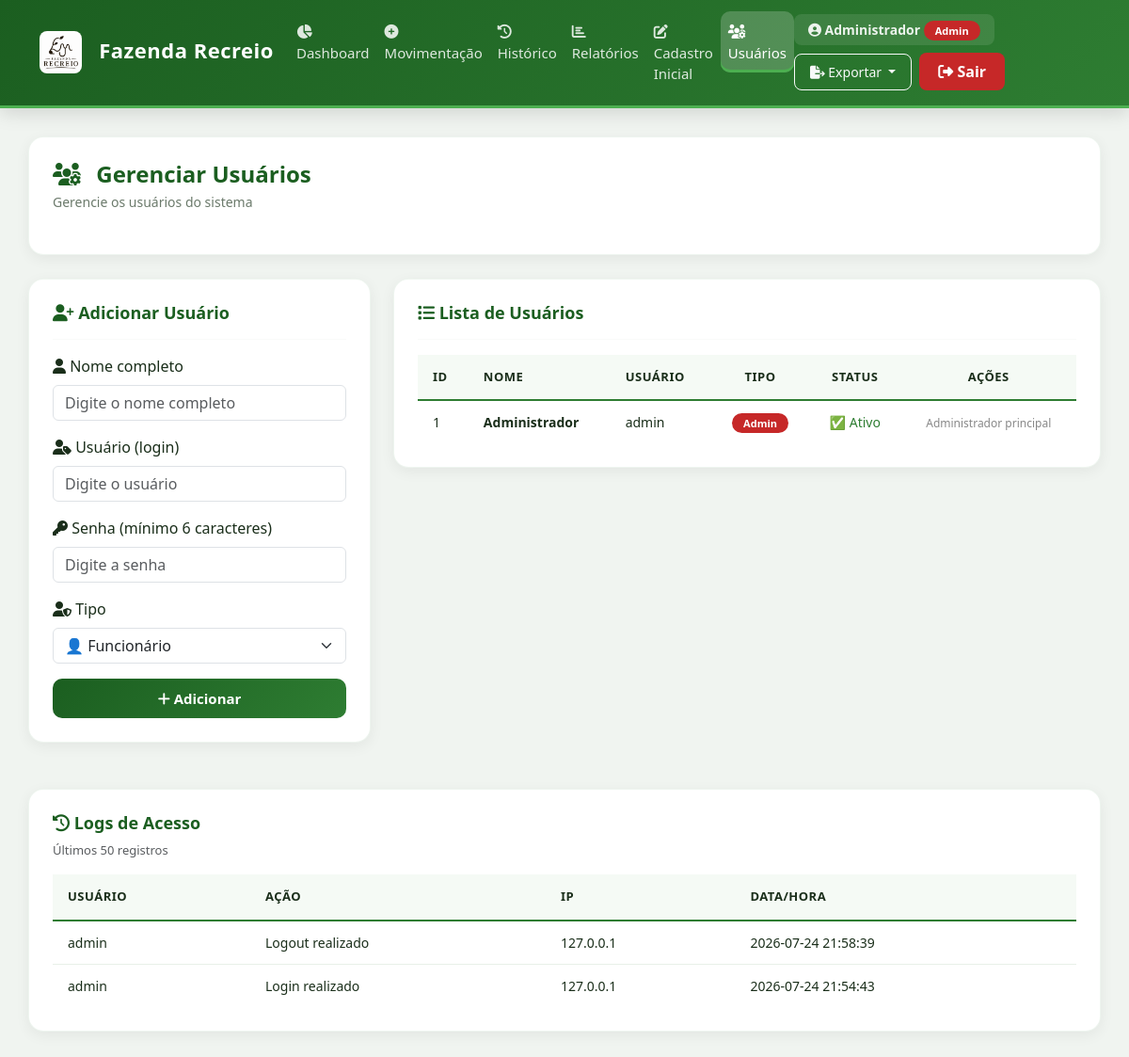
The page /admin/usuarios (signed in) on the database as committed earlier.
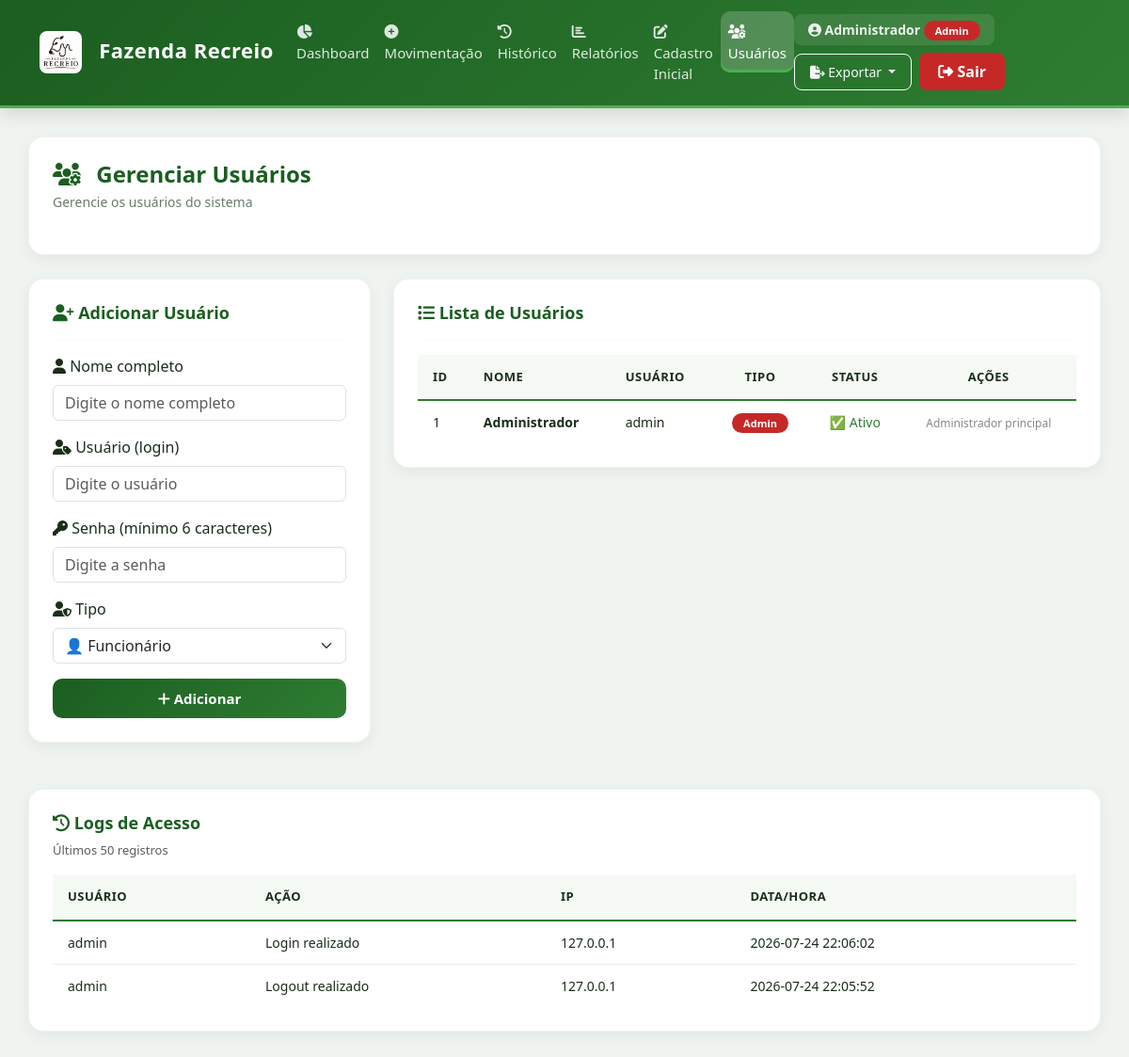
The same page on the database as committed later.
### tables this page shows
CREATE TABLE usuarios (
        id INTEGER PRIMARY KEY AUTOINCREMENT,
        nome TEXT NOT NULL,
        usuario TEXT UNIQUE NOT NULL,
        senha TEXT NOT NULL,
        tipo TEXT DEFAULT 'funcionario',
        ativo INTEGER DEFAULT 1,
        data_criacao TIMESTAMP DEFAULT CURRENT_TIMESTAMP
    );

CREATE TABLE logs_acesso (
        id INTEGER PRIMARY KEY AUTOINCREMENT,
        usuario TEXT,
        acao TEXT,
        ip TEXT,
        data TIMESTAMP DEFAULT CURRENT_TIMESTAMP
    );

### app.py (the view)
@app.route("/admin/usuarios")
@admin_required
def admin_usuarios():
    usuarios = get_all_usuarios()
    logs = get_logs_acesso(50)
    return render_template("admin_usuarios.html", usuarios=usuarios, logs=logs)

### templates/admin_usuarios.html (shortened to what this page needs)
{% extends "base.html" %}
{% block content %}
<div class="card-dashboard">
    <h2><i class="fas fa-users-cog" style="color: #1B5E20;"></i> Gerenciar Usuários</h2>
    <p class="subtitle">Gerencie os usuários do sistema</p>
</div>
<div class="row g-4">
    <div class="col-md-4">
        <div class="card-dashboard">
            <h4 style="color: #1B5E20; font-weight: 600; font-size: 18px;">
                <i class="fas fa-user-plus"></i> Adicionar Usuário
            </h4>
            <hr style="border-color: #e8f0e8;">
            <form method="POST" action="/admin/usuario/add">
                <div class="mb-3">
                    <label class="form-label"><i class="fas fa-user"></i> Nome completo</label>
                    <input type="text" name="nome" class="form-control" placeholder="Digite o nome completo" required>
                </div>
                <div class="mb-3">
                    <label class="form-label"><i class="fas fa-user-tag"></i> Usuário (login)</label>
                    <input type="text" name="usuario" class="form-control" placeholder="Digite o usuário" required>
                </div>
                <div class="mb-3">
                    <label class="form-label"><i class="fas fa-key"></i> Senha (mínimo 6 caracteres)</label>
                    <input type="password" name="senha" class="form-control" placeholder="Digite a senha" required minlength="6">
                </div>
                <div class="mb-3">
                    <label class="form-label"><i class="fas fa-user-shield"></i> Tipo</label>
                    <select name="tipo" class="form-select">
                        <option value="funcionario">👤 Funcionário</option>
                    </select>
                </div>
                <button type="submit" class="btn-primary-custom" style="width:100%;">
                    <i class="fas fa-plus"></i> Adicionar
                </button>
            </form>
        </div>
    </div>
    <div class="col-md-8">
        <div class="card-dashboard">
            <h4 style="color: #1B5E20; font-weight: 600; font-size: 18px;">
                <i class="fas fa-list"></i> Lista de Usuários
            </h4>
            <hr style="border-color: #e8f0e8;">
            <div class="table-container">
                <table class="table-modern">
                    <thead>
                        <tr>
                            <th>ID</th>
                            <th>Nome</th>
                            <th>Usuário</th>
                            <th style="text-align: center;">Tipo</th>
                            <th style="text-align: center;">Status</th>
                            <th style="text-align: center;">Ações</th>
                        </tr>
                    </thead>
                    <tbody>
                        {% for u in usuarios %}
                        <tr>
                            <td>{{ u[0] }}</td>
                            <td><strong>{{ u[1] }}</strong></td>
                            <td>{{ u[2] }}</td>
                            <td style="text-align: center;">
                                {% if u[3] == 'admin' %}
                                    <span class="badge-admin">Admin</span>
                                {% else %}
                                    <span class="badge-funcionario">Funcionário</span>
                                {% endif %}
                            </td>
                            <td style="text-align: center;">
                                {% if u[4] == 1 %}
                                    <span style="color: #2E7D32;">✅ Ativo</span>
                                {% else %}
                                    <span style="color: #C62828;">❌ Inativo</span>
                                {% endif %}
                            </td>
                            <td style="text-align: center;">
                                {% if u[3] != 'admin' %}
                                <div style="display: flex; gap: 5px; justify-content: center; flex-wrap: wrap;">
                                    <button type="button" class="btn-warning-custom" style="padding: 4px 12px; font-size: 12px;"
                                            data-bs-toggle="modal" data-bs-target="#modalSenha{{ u[0] }}">
                                        🔑 Senha
                                    </button>
                                    <a href="/admin/usuario/delete/{{ u[0] }}"
                                       class="btn-danger-custom" style="padding: 4px 12px; font-size: 12px; text-decoration: none;"
                                       onclick="return confirm('Tem certeza que deseja remover este usuário?')">
                                        🗑️ Remover
                                    </a>
                                </div>
                                <div class="modal fade" id="modalSenha{{ u[0] }}" tabindex="-1">
                                    <div class="modal-dialog">
                                        <div class="modal-content" style="border-radius: 16px;">
                                            <form method="POST" action="/admin/usuario/alterar_senha">
                                                <div class="modal-header" style="border-bottom: none; padding-bottom: 0;">
                                                    <h5 class="modal-title" style="color: #1B5E20;">
                                                        <i class="fas fa-key"></i> Alterar Senha - {{ u[1] }}
                                                    </h5>
                                                    <button type="button" class="btn-close" data-bs-dismiss="modal"></button>
                                                </div>
                                                <div class="modal-body">
                                                    <input type="hidden" name="id_usuario" value="{{ u[0] }}">
                                                    <div class="mb-3">
                                                        <label class="form-label">Nova Senha (mínimo 6 caracteres)</label>
                                                        <input type="password" name="nova_senha" class="form-control" required minlength="6" placeholder="Digite a nova senha">
                                                    </div>
                                                </div>
                                                <div class="modal-footer" style="border-top: none;">
                                                    <button type="button" class="btn-outline-custom" data-bs-dismiss="modal" style="padding: 8px 20px;">
                                                        Cancelar
                                                    </button>
                                                    <button type="submit" class="btn-primary-custom" style="padding: 8px 20px;">
                                                        <i class="fas fa-save"></i> Salvar
                                                    </button>
                                                </div>
                                            </form>
                                        </div>
                                    </div>
                                </div>
                                {% else %}
                                    <span style="color: #888; font-size: 12px;">Administrador principal</span>
                                {% endif %}
                            </td>
                        </tr>
                        {% endfor %}
                    </tbody>
                </table>
            </div>
        </div>
    </div>
</div>
<div class="row mt-4">
    <div class="col-md-12">
        <div class="card-dashboard">
            <h4 style="color: #1B5E20; font-weight: 600; font-size: 18px;">
                <i class="fas fa-history"></i> Logs de Acesso
            </h4>
            <p class="text-muted" style="font-size: 13px;">Últimos 50 registros</p>
            <div class="table-container">
                <table class="table-modern">
                    <thead>
                        <tr>
                            <th>Usuário</th>
                            <th>Ação</th>
                            <th>IP</th>
                            <th>Data/Hora</th>
                        </tr>
                    </thead>
                    <tbody>
                        {% for log in logs %}
                        <tr>
                            <td>{{ log[0] }}</td>
                            <td>{{ log[1] }}</td>
                            <td>{{ log[2] }}</td>
                            <td>{{ log[3] }}</td>
                        </tr>
                        {% else %}
                        <tr>
                            <td colspan="4" class="text-center text-muted" style="padding: 20px;">
                                <i class="fas fa-inbox"></i> Nenhum log registrado
                            </td>
                        </tr>
                        {% endfor %}
                    </tbody>
                </table>
            </div>
        </div>
    </div>
</div>
{% endblock %}

### templates/base.html (shortened to what this page needs)
<!DOCTYPE html>
<html lang="pt-br">
<head>
    <link href="https://cdn.jsdelivr.net/npm/bootstrap@5.3.3/dist/css/bootstrap.min.css" rel="stylesheet">
    <link rel="stylesheet" href="https://cdnjs.cloudflare.com/ajax/libs/font-awesome/6.4.0/css/all.min.css">
    <link rel="stylesheet" href="{{ url_for('static', filename='css/style.css') }}">
</head>
<body>
<nav class="navbar navbar-expand-lg navbar-custom">
    <div class="container-fluid">
        <a class="navbar-brand" href="/">
            <img src="{{ url_for('static', filename='images/logo.png') }}" alt="Fazenda Recreio" style="max-height: 45px; margin-right: 12px; border-radius: 8px;"
                 onerror="this.style.display='none'; this.nextElementSibling.style.display='inline';">
            Fazenda Recreio
        </a>
        <div class="collapse navbar-collapse" id="menuNav">
            <ul class="navbar-nav me-auto">
                <li class="nav-item">
                    <a class="nav-link {% if request.path == '/' %}active{% endif %}" href="/">
                        <i class="fas fa-chart-pie"></i> Dashboard
                    </a>
                </li>
                <li class="nav-item">
                    <a class="nav-link {% if request.path == '/movimentacao' %}active{% endif %}" href="/movimentacao">
                        <i class="fas fa-plus-circle"></i> Movimentação
                    </a>
                </li>
                <li class="nav-item">
                    <a class="nav-link {% if request.path == '/historico' %}active{% endif %}" href="/historico">
                        <i class="fas fa-history"></i> Histórico
                    </a>
                </li>
                <li class="nav-item">
                    <a class="nav-link {% if request.path == '/relatorios' %}active{% endif %}" href="/relatorios">
                        <i class="fas fa-chart-bar"></i> Relatórios
                    </a>
                </li>
                {% if session.get('tipo') == 'admin' %}
                <li class="nav-item">
                    <a class="nav-link {% if request.path == '/cadastro_inicial' %}active{% endif %}" href="/cadastro_inicial">
                        <i class="fas fa-edit"></i> Cadastro Inicial
                    </a>
                </li>
                <li class="nav-item">
                    <a class="nav-link {% if request.path == '/admin/usuarios' %}active{% endif %}" href="/admin/usuarios">
                        <i class="fas fa-users-cog"></i> Usuários
                    </a>
                </li>
                {% endif %}
            </ul>
            <div class="d-flex align-items-center gap-2 flex-wrap">
                <span class="user-info" style="color: rgba(255,255,255,0.9); font-size: 14px; padding: 6px 15px; background: rgba(255,255,255,0.1); border-radius: 8px;">
                    <i class="fas fa-user-circle"></i>
                    <strong>{{ session.get('nome', 'Usuário') }}</strong>
                    {% if session.get('tipo') == 'admin' %}
                        <span class="badge-admin">Admin</span>
                    {% else %}
                        <span class="badge-funcionario">Funcionário</span>
                    {% endif %}
                </span>
                <div class="dropdown d-inline">
                    <button class="btn btn-sm btn-outline-light dropdown-toggle" type="button" data-bs-toggle="dropdown" style="border-radius: 8px; padding: 8px 16px;">
                        <i class="fas fa-file-export"></i> Exportar
                    </button>
                </div>
                <a href="/logout" class="btn-sair" style="background: #C62828; color: white; border: none; padding: 8px 20px; border-radius: 8px; font-weight: 600; transition: 0.3s; text-decoration: none;">
                    <i class="fas fa-sign-out-alt"></i> Sair
                </a>
            </div>
        </div>
    </div>
</nav>
<main class="conteudo">
    {% block content %}{% endblock %}
</main>
</body>
</html>

Rows that differ between the two databases and show on the page:
changed logs_acesso: acao "Logout realizado" → "Login realizado"; data "2026-07-24 21:58:39" → "2026-07-24 22:06:02"
changed logs_acesso: acao "Login realizado" → "Logout realizado"; data "2026-07-24 21:54:43" → "2026-07-24 22:05:52"
